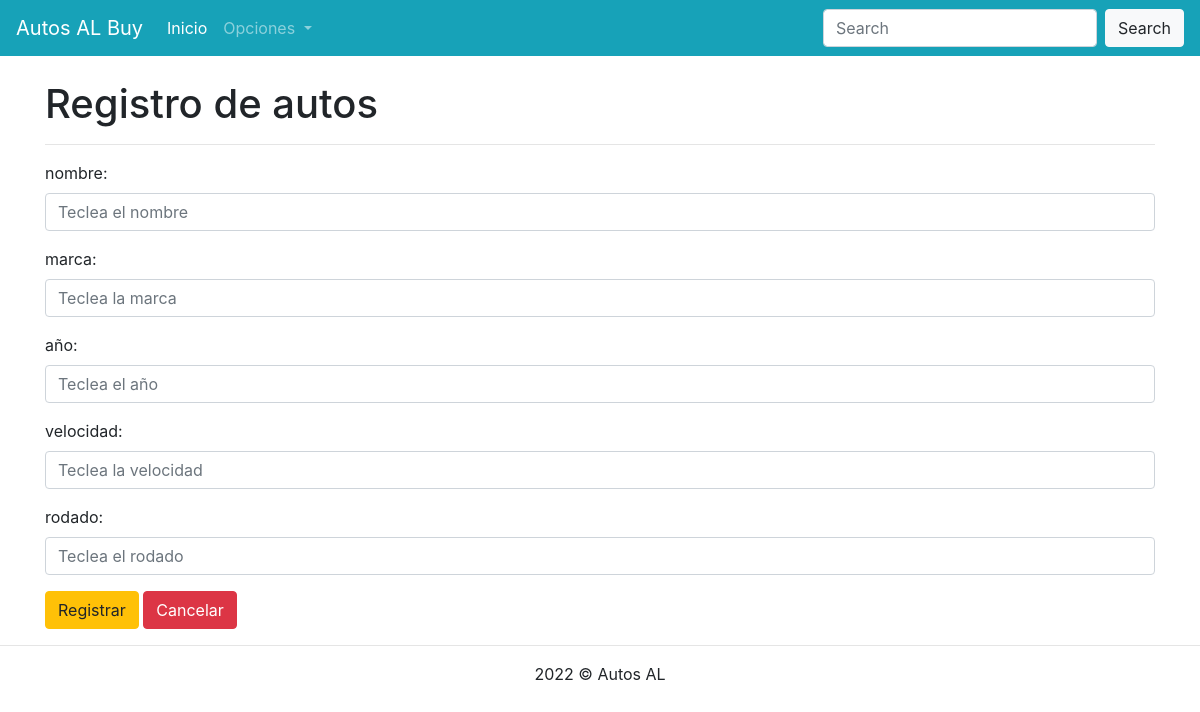
The app's page /actualizarRegistro.php?id=1, older data.
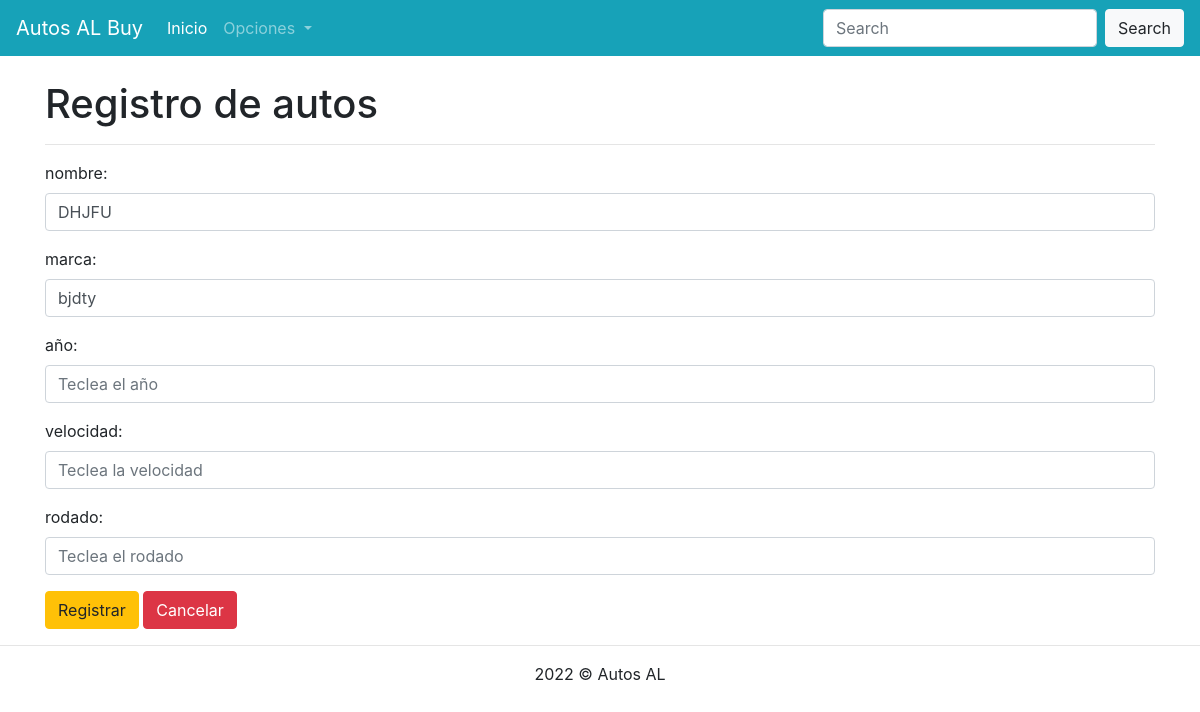
The same page, newer data.
### tables this page shows
CREATE TABLE `autos` (
  `id` int(11) NOT NULL,
  `nombre` varchar(100) NOT NULL,
  `marca` varchar(80) NOT NULL,
  `Año` date NOT NULL,
  `Velocidad` varchar(10) NOT NULL,
  `Rodado` varchar(10) NOT NULL
);

### actualizarRegistro.php (the view, shortened to what this page needs)
<!DOCTYPE html>
<html lang="en">
<head>
    <link rel="stylesheet" href="css/bootstrap.css">
</head>
<body>
    <?php
    include 'conexion.php';
    $id = $_GET["id"];
    $sql = "SELECT * FROM autos WHERE id=".$id;
    $resultado = $conexion->query($sql);
    $registro = $resultado->fetch_assoc();
    ?>
    <?php
      include 'menu.php';
    ?>
    <div class="container">
        <div class="row">
            <div class="col-12">
                <h1>Registro de autos </h1><hr>
                <form method="post" action="guardarRegistro.php">
                    <div class="form-group">
                        <label for="">nombre:</label>
                        <input value="<?php echo $registro["nombre"];?>" type="text" class="form-control" name="nombre" placeholder="Teclea el nombre">
                    </div>
                    <div class="form-group">
                        <label for="">marca:</label>
                        <input value="<?php echo $registro["marca"];?>" type="text" class="form-control" name="marca" placeholder="Teclea la marca">
                    </div>
                    <div class="form-group">
                        <label for="">año:</label>
                        <input value="<?php echo $registro["año"];?>" type="text" class="form-control" name="año" placeholder="Teclea el año">
                    </div>
                    <div class="form-group">
                        <label for="">velocidad:</label>
                        <input value="<?php echo $registro["velocidad"];?>" type="text" class="form-control" name="velocidad" placeholder="Teclea la velocidad">
                    </div>
                    <div class="form-group">
                        <label for="">rodado:</label>
                        <input value="<?php echo $registro["rodado"];?>" type="text" class="form-control" name="rodado" placeholder="Teclea el rodado">
                    </div>
                    <div>
                        <input type="submit" class="btn btn-warning" value="Registrar">
                        <a href="consultarDatos.php" class="btn btn-danger">Cancelar</a>
                    </div>
                </form>
            </div>
        </div>
    </div>
    <footer class="text-center">
        <hr>
        2022 &copy; Autos AL
    </footer>
</body>
</html>

### menu.php (shortened to what this page needs)
<nav class="navbar navbar-expand-lg navbar-dark bg-info">
        <a class="navbar-brand" href="Index.php">Autos AL Buy</a>
        <div class="collapse navbar-collapse" id="navbarSupportedContent">
          <ul class="navbar-nav mr-auto">
            <li class="nav-item active">
              <a class="nav-link" href="index.php">Inicio <span class="sr-only">(current)</span></a>
            </li>
            <li class="nav-item dropdown">
              <a class="nav-link dropdown-toggle" href="#" role="button" data-toggle="dropdown" aria-expanded="false">
                Opciones
              </a>
            </li>
          </ul>
          <form class="form-inline my-2 my-lg-0" method="GET" action="resultadoBusqueda.php">
            <input name="termino" class="form-control mr-sm-2" type="search" placeholder="Search" aria-label="Search">
            <button class="btn btn-light" type="submit">Search</button>
          </form>
        </div>
    </nav><br>

Row changes from the older to the newer data that the page shows:
now on this page (row edited): autos: nombre "DHJFU", marca "bjdty"
